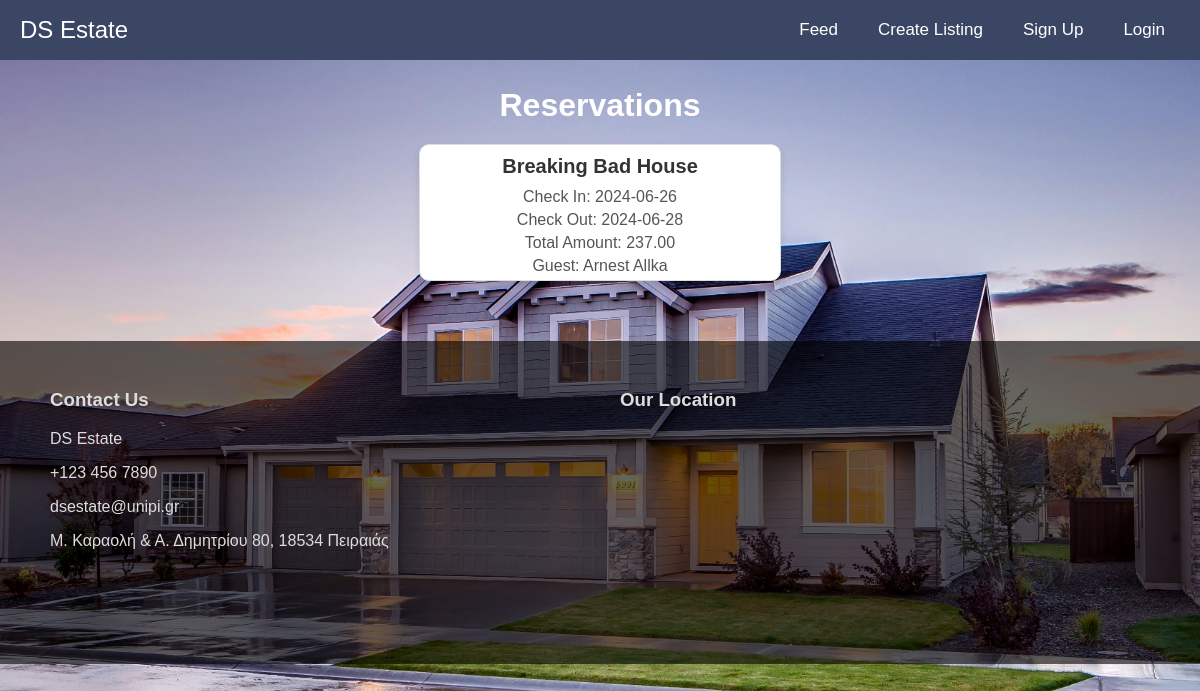
The app's page /DS_Estate_Website/reservations.php?listing_id=10 with its own data.
### tables this page shows
CREATE TABLE `reservations` (
  `id` int(11) NOT NULL,
  `listing_id` int(11) DEFAULT NULL,
  `user_id` int(11) DEFAULT NULL,
  `start_date` date DEFAULT NULL,
  `end_date` date DEFAULT NULL,
  `total_amount` decimal(10,2) DEFAULT NULL,
  `discount` decimal(5,2) DEFAULT NULL,
  `fullName` varchar(100) NOT NULL,
  `email` varchar(100) NOT NULL
);

CREATE TABLE `listings` (
  `id` int(11) NOT NULL,
  `user_id` int(11) DEFAULT NULL,
  `title` varchar(100) DEFAULT NULL,
  `area` varchar(100) DEFAULT NULL,
  `rooms` int(11) DEFAULT NULL,
  `price_per_night` decimal(10,2) DEFAULT NULL,
  `image_url` varchar(255) DEFAULT NULL
);

### DS_Estate_Website/includes/functions.inc.php (called while the page is built, shortened)
<?php
function getListingById($conn, $listing_id) {
    $sql = "SELECT * FROM listings WHERE id = ?";
    $stmt = $conn->prepare($sql);
    $stmt->bind_param("i", $listing_id);
    $stmt->execute();
    $result = $stmt->get_result();
    $listing = $result->fetch_assoc();
    return $listing;
}
function getReservationsByListingId($conn, $listing_id) {
    $sql = "SELECT * FROM reservations WHERE listing_id = ?";
    $stmt = $conn->prepare($sql);
    $stmt->bind_param("i", $listing_id);
    $stmt->execute();
    $result = $stmt->get_result();
    $reservations = $result->fetch_all(MYSQLI_ASSOC);
    return $reservations;
}

### DS_Estate_Website/reservations.php (the view)
<?php
include_once 'header.php';
$listing_id = $_GET['listing_id'];
$reservations = getReservationsByListingId($conn, $listing_id);
$listing = getListingById($conn, $listing_id);
?>
<section class="reservations">
    <h1>Reservations</h1>
    <div class="listings">
        <?php foreach($reservations as $reservation): ?>
            <div class="listing">
                <h2><?php echo $listing['title']; ?></h2>
                <p>Check In: <?php echo $reservation['start_date']; ?></p>
                <p>Check Out: <?php echo $reservation['end_date']; ?></p>
                <p>Total Amount: <?php echo $reservation['total_amount']; ?></p>
                <p>Guest: <?php echo $reservation['fullName']; ?></p>
            </div>
        <?php endforeach; ?>
    </div>
</section>
<?php
include_once 'footer.php';
?>

### DS_Estate_Website/css/header.css (style rules this page uses)
body { font-family: Arial, sans-serif; margin: 0; padding: 0; background-image: url("../img/house1.jpg"); background-size: cover; }

### DS_Estate_Website/css/listing.css (style rules this page uses)
.listings { display: flex; flex-wrap: wrap; gap: 20px; justify-content: center; }
.listing { width: calc(33.333% - 40px); background-color: #fff; border: 1px solid #ddd; border-radius: 10px; box-shadow: 0 4px 8px rgba(0, 0, 0, 0.1); overflow: hidden; transition: transform 0.3s ease; }
.listing h2 { font-size: 20px; margin: 10px 15px; color: #333; }
.listing p { font-size: 16px; color: #555; margin: 5px 15px; }

### DS_Estate_Website/css/profile.css (style rules this page uses)
.reservations { text-align: center; margin-bottom: 60px; }
.reservations h1 { font-size: 2em; margin-bottom: 20px; color: white; }

### records on screen
reservations: listing.title "Breaking Bad House", start_date "2024-06-26", end_date "2024-06-28", total_amount "237.00", fullName "Arnest Allka"
